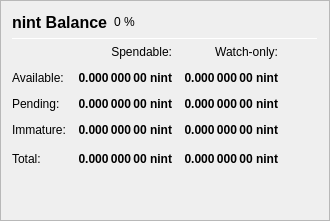
                   <widget class="QFrame" name="frame_Balances">
                    <property name="frameShape">
                     <enum>QFrame::StyledPanel</enum>
                    </property>
                    <property name="frameShadow">
                     <enum>QFrame::Raised</enum>
                    </property>
                    <layout class="QVBoxLayout" name="verticalLayout_4">
                     <item>
                      <layout class="QHBoxLayout" name="horizontalLayout_4">
                       <item>
                        <widget class="QLabel" name="label_5">
                         <property name="minimumSize">
                          <size>
                           <width>0</width>
                           <height>20</height>
                          </size>
                         </property>
                         <property name="font">
                          <font>
                           <pointsize>12</pointsize>
                           <weight>75</weight>
                           <bold>true</bold>
                          </font>
                         </property>
                         <property name="text">
                          <string>nint Balance</string>
                         </property>
                        </widget>
                       </item>
                       <item>
                        <widget class="QLabel" name="labelECAPercent">
                         <property name="text">
                          <string notr="true">0 %</string>
                         </property>
                        </widget>
                       </item>
                       <item>
                        <spacer name="horizontalSpacer_3">
                         <property name="orientation">
                          <enum>Qt::Horizontal</enum>
                         </property>
                         <property name="sizeHint" stdset="0">
                          <size>
                           <width>40</width>
                           <height>20</height>
                          </size>
                         </property>
                        </spacer>
                       </item>
                      </layout>
                     </item>
                     <item>
                      <widget class="Line" name="line_Balance">
                       <property name="minimumSize">
                        <size>
                         <width>0</width>
                         <height>1</height>
                        </size>
                       </property>
                       <property name="maximumSize">
                        <size>
                         <width>16777215</width>
                         <height>1</height>
                        </size>
                       </property>
                       <property name="orientation">
                        <enum>Qt::Horizontal</enum>
                       </property>
                      </widget>
                     </item>
                     <item>
                      <layout class="QGridLayout" name="gridLayout">
                       <property name="spacing">
                        <number>12</number>
                       </property>
                       <item row="0" column="1">
                        <widget class="QLabel" name="labelSpendable">
                         <property name="text">
                          <string>Spendable:</string>
                         </property>
                         <property name="alignment">
                          <set>Qt::AlignRight|Qt::AlignTrailing|Qt::AlignVCenter</set>
                         </property>
                        </widget>
                       </item>
                       <item row="0" column="2">
                        <widget class="QLabel" name="labelWatchonly">
                         <property name="text">
                          <string>Watch-only:</string>
                         </property>
                         <property name="alignment">
                          <set>Qt::AlignRight|Qt::AlignTrailing|Qt::AlignVCenter</set>
                         </property>
                        </widget>
                       </item>
                       <item row="1" column="0">
                        <widget class="QLabel" name="labelBalanceText">
                         <property name="text">
                          <string>Available:</string>
                         </property>
                        </widget>
                       </item>
                       <item row="1" column="1">
                        <widget class="QLabel" name="labelBalance">
                         <property name="font">
                          <font>
                           <weight>75</weight>
                           <bold>true</bold>
                          </font>
                         </property>
                         <property name="cursor">
                          <cursorShape>IBeamCursor</cursorShape>
                         </property>
                         <property name="toolTip">
                          <string>Your current spendable balance</string>
                         </property>
                         <property name="text">
                          <string notr="true">0.000 000 00 nint</string>
                         </property>
                         <property name="alignment">
                          <set>Qt::AlignRight|Qt::AlignTrailing|Qt::AlignVCenter</set>
                         </property>
                         <property name="textInteractionFlags">
                          <set>Qt::LinksAccessibleByMouse|Qt::TextSelectableByKeyboard|Qt::TextSelectableByMouse</set>
                         </property>
                        </widget>
                       </item>
                       <item row="1" column="2">
                        <widget class="QLabel" name="labelWatchAvailable">
                         <property name="font">
                          <font>
                           <weight>75</weight>
                           <bold>true</bold>
                          </font>
                         </property>
                         <property name="cursor">
                          <cursorShape>IBeamCursor</cursorShape>
                         </property>
                         <property name="toolTip">
                          <string>Your current balance in watch-only addresses</string>
                         </property>
                         <property name="text">
                          <string notr="true">0.000 000 00 nint</string>
                         </property>
                         <property name="alignment">
                          <set>Qt::AlignRight|Qt::AlignTrailing|Qt::AlignVCenter</set>
                         </property>
                         <property name="textInteractionFlags">
                          <set>Qt::LinksAccessibleByMouse|Qt::TextSelectableByKeyboard|Qt::TextSelectableByMouse</set>
                         </property>
                        </widget>
                       </item>
                       <item row="2" column="0">
                        <widget class="QLabel" name="labelPendingText">
                         <property name="text">
                          <string>Pending:</string>
                         </property>
                        </widget>
                       </item>
                       <item row="2" column="1">
                        <widget class="QLabel" name="labelUnconfirmed">
                         <property name="font">
                          <font>
                           <weight>75</weight>
                           <bold>true</bold>
                          </font>
                         </property>
                         <property name="cursor">
                          <cursorShape>IBeamCursor</cursorShape>
                         </property>
                         <property name="toolTip">
                          <string>Total of transactions that have yet to be confirmed, and do not yet count toward the spendable balance</string>
                         </property>
                         <property name="text">
                          <string notr="true">0.000 000 00 nint</string>
                         </property>
                         <property name="alignment">
                          <set>Qt::AlignRight|Qt::AlignTrailing|Qt::AlignVCenter</set>
                         </property>
                         <property name="textInteractionFlags">
                          <set>Qt::LinksAccessibleByMouse|Qt::TextSelectableByKeyboard|Qt::TextSelectableByMouse</set>
                         </property>
                        </widget>
                       </item>
                       <item row="2" column="2">
                        <widget class="QLabel" name="labelWatchPending">
                         <property name="font">
                          <font>
                           <weight>75</weight>
                           <bold>true</bold>
                          </font>
                         </property>
                         <property name="cursor">
                          <cursorShape>IBeamCursor</cursorShape>
                         </property>
                         <property name="toolTip">
                          <string>Unconfirmed transactions to watch-only addresses</string>
                         </property>
                         <property name="text">
                          <string notr="true">0.000 000 00 nint</string>
                         </property>
                         <property name="alignment">
                          <set>Qt::AlignRight|Qt::AlignTrailing|Qt::AlignVCenter</set>
                         </property>
                         <property name="textInteractionFlags">
                          <set>Qt::LinksAccessibleByMouse|Qt::TextSelectableByKeyboard|Qt::TextSelectableByMouse</set>
                         </property>
                        </widget>
                       </item>
                       <item row="3" column="0">
                        <widget class="QLabel" name="labelImmatureText">
                         <property name="text">
                          <string>Immature:</string>
                         </property>
                        </widget>
                       </item>
                       <item row="3" column="1">
                        <widget class="QLabel" name="labelImmature">
                         <property name="font">
                          <font>
                           <weight>75</weight>
                           <bold>true</bold>
                          </font>
                         </property>
                         <property name="cursor">
                          <cursorShape>IBeamCursor</cursorShape>
                         </property>
                         <property name="toolTip">
                          <string>Staked rewards that has not yet matured</string>
                         </property>
                         <property name="text">
                          <string notr="true">0.000 000 00 nint</string>
                         </property>
                         <property name="alignment">
                          <set>Qt::AlignRight|Qt::AlignTrailing|Qt::AlignVCenter</set>
                         </property>
                         <property name="textInteractionFlags">
                          <set>Qt::LinksAccessibleByMouse|Qt::TextSelectableByKeyboard|Qt::TextSelectableByMouse</set>
                         </property>
                        </widget>
                       </item>
                       <item row="3" column="2">
                        <widget class="QLabel" name="labelWatchImmature">
                         <property name="font">
                          <font>
                           <weight>75</weight>
                           <bold>true</bold>
                          </font>
                         </property>
                         <property name="cursor">
                          <cursorShape>IBeamCursor</cursorShape>
                         </property>
                         <property name="toolTip">
                          <string>Staked or masternode rewards in watch-only addresses that has not yet matured</string>
                         </property>
                         <property name="text">
                          <string notr="true">0.000 000 00 nint</string>
                         </property>
                         <property name="alignment">
                          <set>Qt::AlignRight|Qt::AlignTrailing|Qt::AlignVCenter</set>
                         </property>
                         <property name="textInteractionFlags">
                          <set>Qt::LinksAccessibleByMouse|Qt::TextSelectableByKeyboard|Qt::TextSelectableByMouse</set>
                         </property>
                        </widget>
                       </item>
                       <!--
                       <item row="4" column="0">
                        <widget class="QLabel" name="labelLockedBalanceText">
                         <property name="toolTip">
                          <string>Locked nint or Masternode collaterals. These are excluded from zECA minting.</string>
                         </property>
                         <property name="text">
                          <string>Locked:</string>
                         </property>
                        </widget>
                       </item>
                       <item row="4" column="1">
                        <widget class="QLabel" name="labelLockedBalance">
                         <property name="font">
                          <font>
                           <weight>75</weight>
                           <bold>true</bold>
                          </font>
                         </property>
                         <property name="cursor">
                          <cursorShape>IBeamCursor</cursorShape>
                         </property>
                         <property name="toolTip">
                          <string>Locked nint or Masternode collaterals. These are excluded from zECA minting.</string>
                         </property>
                         <property name="text">
                          <string notr="true">0.000 000 00 nint</string>
                         </property>
                         <property name="alignment">
                          <set>Qt::AlignRight|Qt::AlignTrailing|Qt::AlignVCenter</set>
                         </property>
                         <property name="textInteractionFlags">
                          <set>Qt::LinksAccessibleByMouse|Qt::TextSelectableByKeyboard|Qt::TextSelectableByMouse</set>
                         </property>
                        </widget>
                       </item>
                       <item row="4" column="2">
                        <widget class="QLabel" name="labelWatchLocked">
                         <property name="font">
                          <font>
                           <weight>75</weight>
                           <bold>true</bold>
                          </font>
                         </property>
                         <property name="cursor">
                          <cursorShape>IBeamCursor</cursorShape>
                         </property>
                         <property name="toolTip">
                          <string>Current locked balance in watch-only addresses</string>
                         </property>
                         <property name="text">
                          <string notr="true">0.000 000 00 nint</string>
                         </property>
                         <property name="alignment">
                          <set>Qt::AlignRight|Qt::AlignTrailing|Qt::AlignVCenter</set>
                         </property>
                         <property name="textInteractionFlags">
                          <set>Qt::LinksAccessibleByMouse|Qt::TextSelectableByKeyboard|Qt::TextSelectableByMouse</set>
                         </property>
                        </widget>
                       </item>
                       -->
                       <item row="5" column="0">
                        <widget class="QLabel" name="labelTotalText">
                         <property name="toolTip">
                          <string>Your current nint balance, unconfirmed and immature transactions included</string>
                         </property>
                         <property name="text">
                          <string>Total:</string>
                         </property>
                        </widget>
                       </item>
                       <item row="5" column="1">
                        <widget class="QLabel" name="labelTotal">
                         <property name="font">
                          <font>
                           <weight>75</weight>
                           <bold>true</bold>
                          </font>
                         </property>
                         <property name="cursor">
                          <cursorShape>IBeamCursor</cursorShape>
                         </property>
                         <property name="toolTip">
                          <string>Your current nint balance, unconfirmed and immature transactions included</string>
                         </property>
                         <property name="text">
                          <string notr="true">0.000 000 00 nint</string>
                         </property>
                         <property name="alignment">
                          <set>Qt::AlignRight|Qt::AlignTrailing|Qt::AlignVCenter</set>
                         </property>
                         <property name="textInteractionFlags">
                          <set>Qt::LinksAccessibleByMouse|Qt::TextSelectableByKeyboard|Qt::TextSelectableByMouse</set>
                         </property>
                        </widget>
                       </item>
                       <item row="5" column="2">
                        <widget class="QLabel" name="labelWatchTotal">
                         <property name="font">
                          <font>
                           <weight>75</weight>
                           <bold>true</bold>
                          </font>
                         </property>
                         <property name="cursor">
                          <cursorShape>IBeamCursor</cursorShape>
                         </property>
                         <property name="toolTip">
                          <string>Current total balance in watch-only addresses</string>
                         </property>
                         <property name="text">
                          <string notr="true">0.000 000 00 nint</string>
                         </property>
                         <property name="alignment">
                          <set>Qt::AlignRight|Qt::AlignTrailing|Qt::AlignVCenter</set>
                         </property>
                         <property name="textInteractionFlags">
                          <set>Qt::LinksAccessibleByMouse|Qt::TextSelectableByKeyboard|Qt::TextSelectableByMouse</set>
                         </property>
                        </widget>
                       </item>
                       <item row="5" column="3">
                        <spacer name="horizontalSpacer_9">
                         <property name="orientation">
                          <enum>Qt::Horizontal</enum>
                         </property>
                         <property name="sizeHint" stdset="0">
                          <size>
                           <width>40</width>
                           <height>20</height>
                          </size>
                         </property>
                        </spacer>
                       </item>
                      </layout>
                     </item>
                     <item>
                      <spacer name="verticalSpacer_3">
                       <property name="orientation">
                        <enum>Qt::Vertical</enum>
                       </property>
                       <property name="sizeHint" stdset="0">
                        <size>
                         <width>20</width>
                         <height>40</height>
                        </size>
                       </property>
                      </spacer>
                     </item>
                    </layout>
                   </widget>
